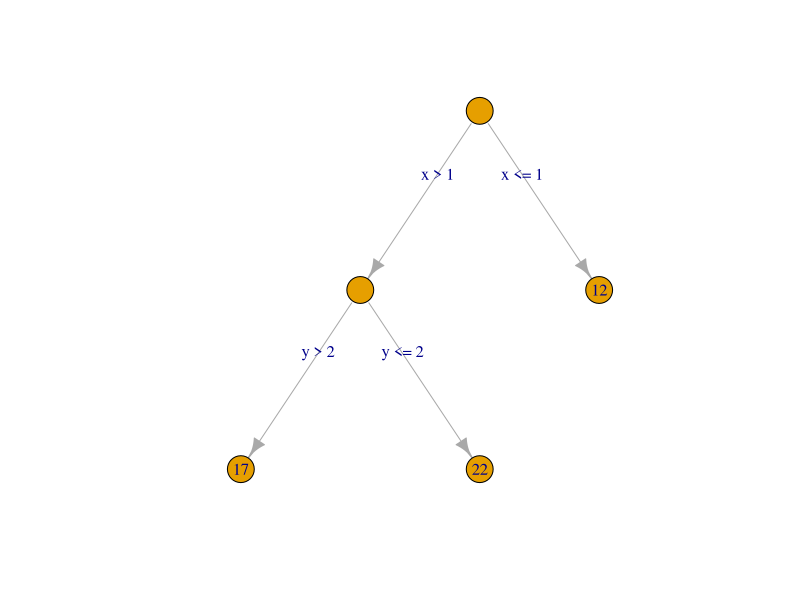
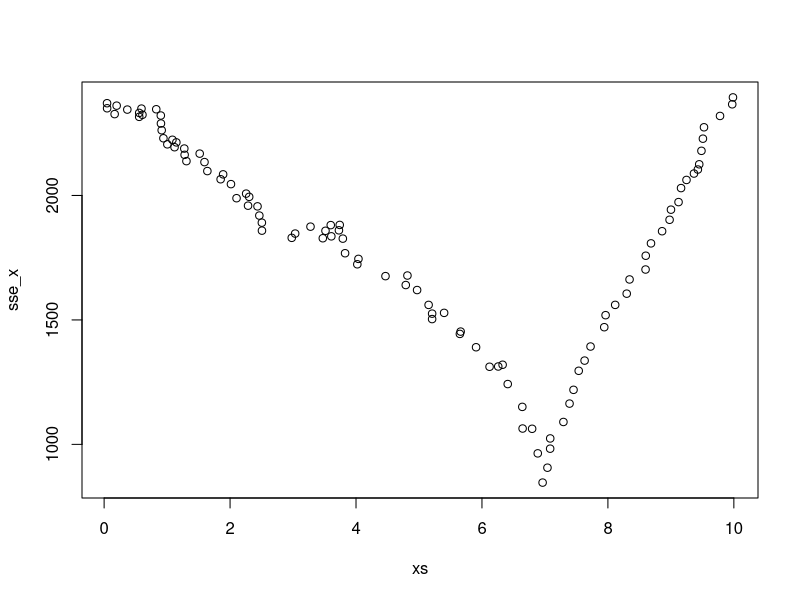
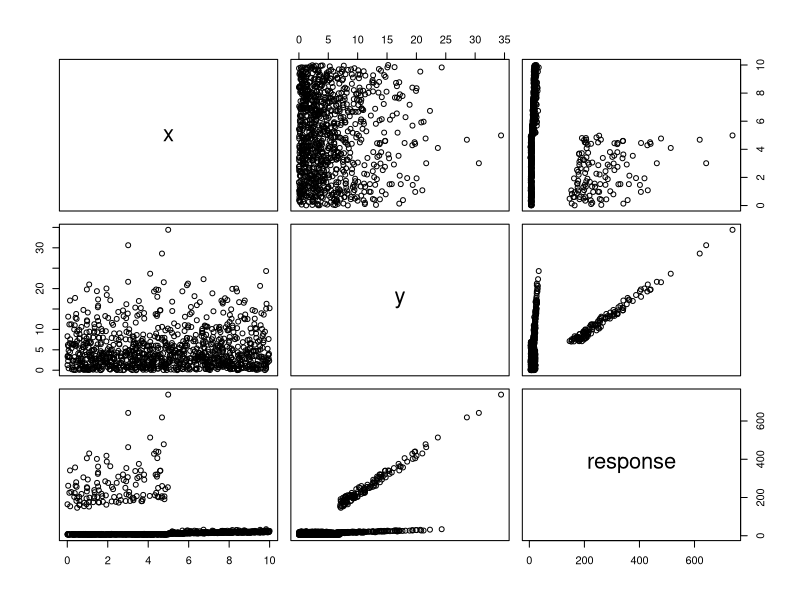
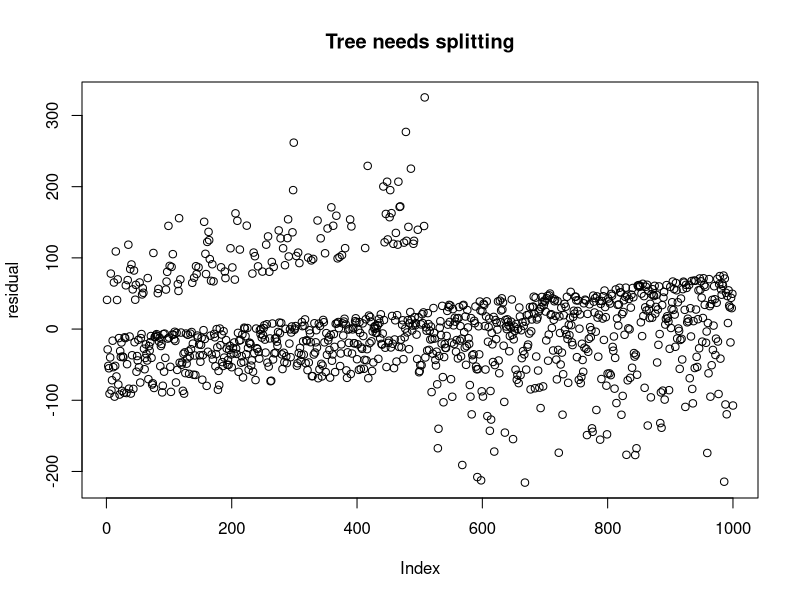
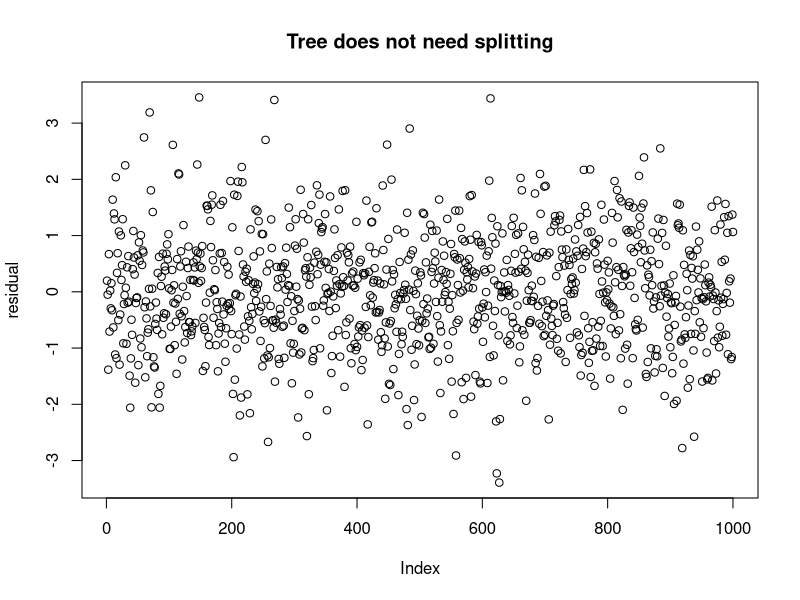
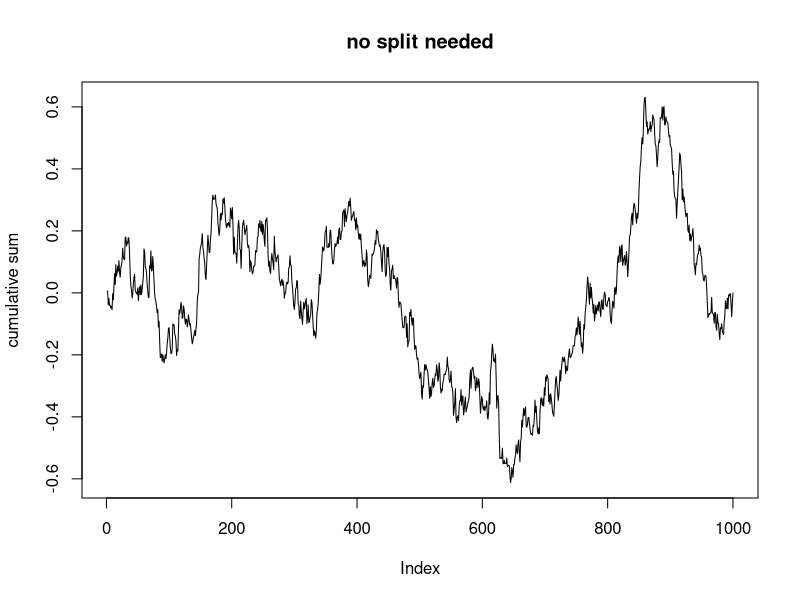
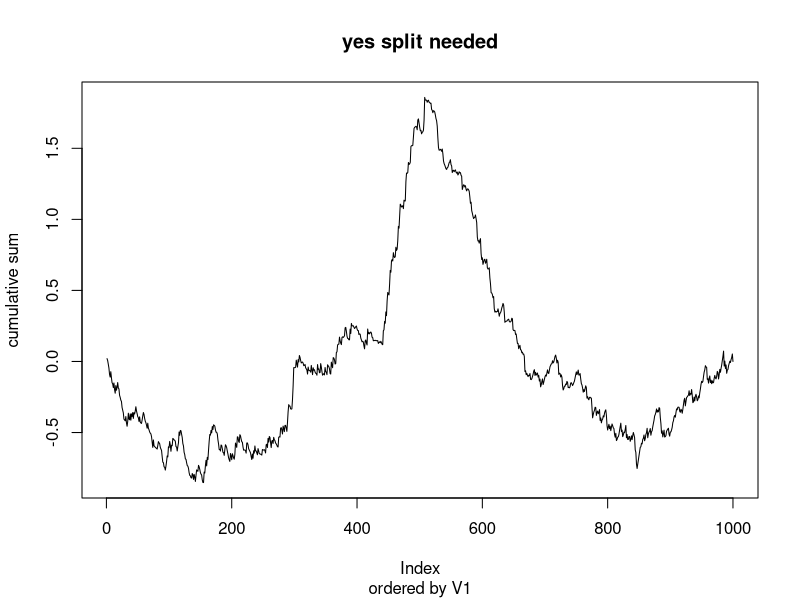
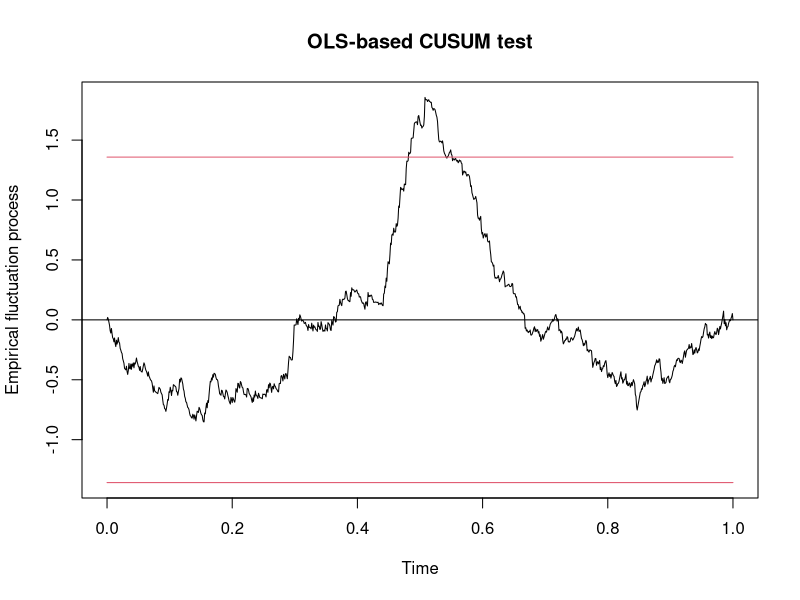

The R script that drew these images, in order:
## ---- chunk 1
knitr::opts_chunk$set(warning = FALSE, message = FALSE)
## ---- chunk 2
library(tidyverse)
## ---- chunk 3
library(igraph)
my_tree <- igraph::make_tree(5)
plot(my_tree, 
     layout = layout_as_tree, 
     edge.label = c("x > 1","x <= 1","y > 2", "y <= 2"), 
     vertex.label = c("","", 12, 17, 22))
## ---- chunk 4
set.seed(32120)
for_tree <- data.frame(x = runif(100, 0, 10),
                       y = rexp(100, 1/5))
for_tree$response <- ifelse(for_tree$x > 7, rnorm(100, 1,1), rnorm(100, 5,1))
for_tree$response <- ifelse(for_tree$x < 7 & for_tree$y < 4, for_tree$response + 7, for_tree$response)
## ---- chunk 5
xs <- for_tree$x
x1 <- xs[1]
for_tree %>% group_by(x > x1) %>% 
  summarize(sse = sum((response - mean(response))^2),
            n = n()) 
## ---- chunk 6
for_tree %>% group_by(x > x1) %>% 
  summarize(sse = sum((response - mean(response))^2),
            n = n()) %>% 
  pull(sse) %>% 
  sum()
## ---- chunk 7
sse_x <- sapply(xs, function(x1) {
  for_tree %>% group_by(x > x1) %>% 
  summarize(sse = sum((response - mean(response))^2),
            n = n()) %>% 
  pull(sse) %>% 
  sum()
})
min(sse_x)
## ---- chunk 8
ys <- for_tree$y
sse_y <- sapply(ys, function(y1) {
  for_tree %>% group_by(y > y1) %>% 
  summarize(sse = sum((response - mean(response))^2),
            n = n()) %>% 
  pull(sse) %>% 
  sum()
})
min(sse_y)
## ---- chunk 9
which.min(sse_x)
for_tree[26,]
## ---- chunk 10
plot(xs, sse_x)
## ---- chunk 11
for_tree %>% group_by(x > 6.963177) %>% 
  summarize(prediction = mean(response))
## ---- chunk 12
small_tree <- filter(for_tree, x <= for_tree$x[26])
small_xs <- small_tree$x
small_sse_x <- sapply(small_xs, function(x1) {
  small_tree %>% group_by(x > x1) %>% 
  summarize(sse = sum((response - mean(response))^2),
            n = n()) %>% 
  pull(sse) %>% 
  sum()
})
#min(small_sse_x)

small_ys <- small_tree$y
small_sse_y <- sapply(small_ys, function(x1) {
  small_tree %>% group_by(y > x1) %>% 
  summarize(sse = sum((response - mean(response))^2),
            n = n()) %>% 
  pull(sse) %>% 
  sum()
})
#min(small_sse_y)
#which.min(small_sse_y)
#small_tree[65,]
## ---- chunk 13
library(rpart)
mod_Tree <- rpart(response ~ x + y, 
                  data = for_tree, 
                  control = rpart.control(cp = 0))
mod_Tree
mod_Tree$variable.importance
mod_Tree$cptable
mod_Tree
## ---- chunk 14
library(caret)
tuneGrid <- data.frame(cp = mod_Tree$cptable[,1])
basic_tree_cv <- train(response ~ x + y, 
      data = for_tree,
      method = "rpart",
      tuneGrid = tuneGrid,
      trControl = trainControl(method = "repeatedcv", 
                               repeats = 5)
      )
basic_tree_cv$results
## ---- chunk 15
mod_Tree <- rpart(response ~ x + y, 
                  data = for_tree, 
                  control = rpart.control(cp = 0.0019561889))
mod_Tree
## ---- chunk 16
mod_Tree <- rpart(response ~ x + y, 
                  data = for_tree, 
                  control = rpart.control(cp = 0.3232507416))
mod_Tree
## ---- chunk 17
tuneGrid <- data.frame(cp = c(tuneGrid$cp, .03)) 
basic_tree_cv <- train(response ~ x + y, 
      data = for_tree,
      method = "rpart",
      tuneGrid = tuneGrid,
      trControl = trainControl(method = "repeatedcv",
                               repeats = 5)
      )
basic_tree_cv$results
## ---- chunk 18
mod_Tree <- rpart(response ~ x + y, 
                  data = for_tree, 
                  control = rpart.control(cp = .03))
mod_Tree
## ---- chunk 19
set.seed(3312020)
dd <- data.frame(x = runif(1000, 0, 10),
                 y = rexp(1000, 1/5))
dd <- mutate(dd, response = case_when(
  x > 5 & y > 5 ~ x + y + 1,
  x > 5 & y <= 5 ~ 2 * x + 1,
  x <= 5 & y > 7 ~ 10 * x + 20 * y,
  TRUE ~ 7
) + rnorm(1000))
## ---- chunk 20
plot(dd)
## ---- chunk 21
mod <- lm(response ~ ., data = filter(dd, x > 5, y > 5))
summary(mod)
## ---- chunk 22
names(dd) <- c("V1", "V2", "response")
mod_full <- lm(response ~ .,data = dd)
dd_full <- mutate(dd, 
                  residuals = mod_full$residuals)
## ---- chunk 23
mean(dd_full$residuals)
## ---- chunk 24
dd_no_split <- data.frame(V1 = runif(1000, 0, 10),
                          V2 = rexp(1000, 1/5))
dd_no_split <- mutate(dd_no_split, response = 1 + 2 * V1 + 3 * V2 + rnorm(1000))
mod_no_split <- lm(response ~ ., data = dd_no_split)
dd_no_split <- mutate(dd_no_split, 
                      residuals = mod_no_split$residuals)
## ---- chunk 25
arrange(dd_full, V1) %>% 
  pull(residuals) %>% 
  plot(ylab = "residual", main = "Tree needs splitting")
## ---- chunk 26
arrange(dd_no_split, V1) %>% 
  pull(residuals) %>% 
  plot(ylab = "residual", main = "Tree does not need splitting")
## ---- chunk 27
sdev <- sd(dd_no_split$residuals)
dd_no_split$cumulative_sum <- arrange(dd_no_split, V1) %>%
  pull(residuals) %>% 
  cumsum()
dd_no_split$cumulative_sum <- dd_no_split$cumulative_sum/(sdev * sqrt(nrow(dd_no_split)))  
## ---- chunk 28
plot(dd_no_split$cumulative_sum, type = "l",
     ylab = "cumulative sum",
     main = "no split needed")
## ---- chunk 29
max(dd_no_split$cumulative_sum)
min(dd_no_split$cumulative_sum)
## ---- chunk 30
sdev <- sd(dd_full$residuals)
dd_full$cumulative_sum <- arrange(dd_full, V1) %>%
  pull(residuals) %>% 
  cumsum()
dd_full$cumulative_sum <- dd_full$cumulative_sum/(sdev * sqrt(nrow(dd_full)))  

plot(dd_full$cumulative_sum, type = "l",
     ylab = "cumulative sum",
     main = "yes split needed",
     sub = "ordered by V1")
## ---- chunk 31
library(strucchange)
dd_v1 <- arrange(dd, V1)
qcc_test <- efp(response ~ ., data = dd_v1, type = "OLS-CUSUM")
plot(qcc_test)
sctest(qcc_test)
## ---- chunk 32
dd_v2 <- arrange(dd, V2)
qcc_test_2 <- efp(response ~ ., data = dd_v2, type = "OLS-CUSUM")
plot(qcc_test_2)
sctest(qcc_test_2)
## ---- chunk 33
sse_splits <- sapply(21:979, function(x) {
  ds1 <- dd_v2[1:x,]
  ds2 <- dd_v2[(x + 1):1000,]
  mod1 <- lm(response ~ ., data = ds1)
  sse1 <- sum(mod1$residuals^2)
  mod2 <- lm(response ~ ., data = ds2)
  sse2 <- sum(mod2$residuals^2)
  sse1 + sse2
}) 
plot(sse_splits, type = "l")
## ---- chunk 34
dd_v2$V2[which.min(sse_splits) + 20]
## ---- chunk 35
left_dd <- filter(dd, V2 < 7)
right_dd <- filter(dd, V2 > 7)
lef_mod <- lm(response ~ ., data = left_dd)
lef_mod
right_mod <- lm(response ~ ., data = right_dd)
right_mod
## ---- chunk 36
predict(right_mod, newdata = data.frame(V1 = 4, V2 = 8))
139.54 + 4*(-33.90) + 8*14.59 #double check 
